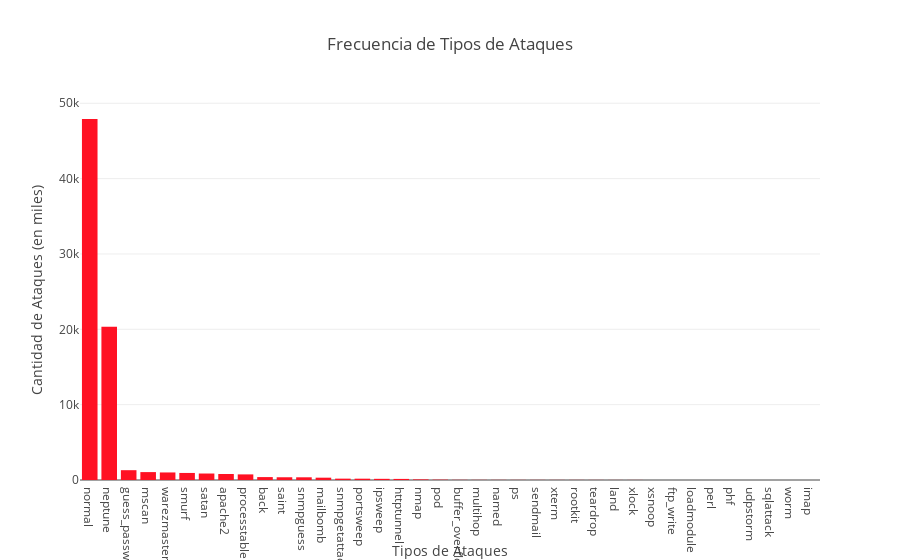

Source (notebook cell):
### Code cell
import plotly
from plotly.graph_objs import Bar, Scatter, Layout, Figure
from plotly.offline import download_plotlyjs, init_notebook_mode, plot, iplot
plotly.offline.init_notebook_mode(connected=True)

gdata = ataques_correg_test_10perc.attack_types.value_counts()
attackctg = Bar(x=gdata.keys().tolist(), y=gdata.data.tolist(), name='Attack', marker=dict(color='#ff1123') )

data = [attackctg]
layout = Layout(title="Frecuencia de Tipos de Ataques", xaxis=dict(title='Tipos de Ataques'), 
                yaxis=dict(title='Cantidad de Ataques (en miles)'))
fig = Figure(data=data, layout=layout)

iplot(fig)

### Figure 1 — Plotly figure (JSON) as saved in the notebook; plotly's stock layout.template omitted (floating-point values rounded to 4 significant figures)
{"data": [{"marker": {"color": "#ff1123"}, "name": "Attack", "type": "bar", "x": ["normal", "neptune", "guess_passwd", "mscan", "warezmaster", "smurf", "satan", "apache2", "processtable", "back", "saint", "snmpguess", "mailbomb", "snmpgetattack", "portsweep", "ipsweep", "httptunnel", "nmap", "pod", "buffer_overflow", "multihop", "named", "ps", "sendmail", "xterm", "rootkit", "teardrop", "land", "xlock", "xsnoop", "ftp_write", "loadmodule", "perl", "phf", "udpstorm", "sqlattack", "worm", "imap"], "y": [47913, 20332, 1302, 1049, 1002, 936, 860, 794, 744, 386, 364, 359, 308, 179, 174, 155, 145, 80, 45, 22, 18, 17, 16, 15, 13, 13, 12, 9, 9, 4, 3, 2, 2, 2, 2, 2, 2, 1]}], "layout": {"title": "Frecuencia de Tipos de Ataques", "xaxis": {"title": "Tipos de Ataques"}, "yaxis": {"title": "Cantidad de Ataques (en miles)"}}}
